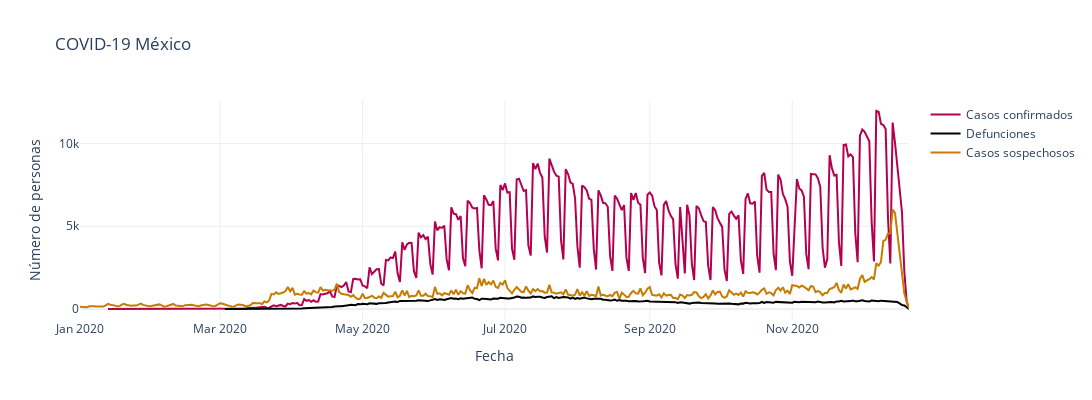

Notebook code for this chart:
### Code cell
# Ploting each line in the same figure ...

# fig_2 = px.line(confirmados_por_fecha, x = "fecha_sintomas", y = "confirmados", width = 1000, height= 300,
#                  labels= dict(fecha_sintomas = "Fecha", confirmados = "Número de personas", name = "Casos confirmados"))

fig_2 = go.Figure()

fig_2.add_trace(go.Scatter(x = confirmados_por_fecha["fecha_ingreso"], y = confirmados_por_fecha["confirmados"], 
                mode = "lines",name = "Casos confirmados", line = dict(color = "#b4004e")) )
fig_2.add_trace(go.Scatter(x = defunciones_por_fecha["fecha_defuncion"], y = defunciones_por_fecha["defunciones"], 
                mode = "lines",name = "Defunciones", line = dict(color = "black") ) )
fig_2.add_trace(go.Scatter(x = sospechosos_por_fecha["fecha_sintomas"], y = sospechosos_por_fecha["sospechosos"],
                mode = "lines", name = "Casos sospechosos", line = dict(color = "#c67c00")))

fig_2.update_xaxes(showgrid = True, title = "Fecha")
fig_2.update_yaxes(showgrid = True , title = "Número de personas")
fig_2.update_layout( width = 1200, height= 400 , title = "COVID-19 México")
fig_2.show()

### Figure 1 — Plotly figure (JSON) as saved in the notebook; plotly's stock layout.template omitted (floating-point values rounded to 4 significant figures; data arrays with more than 128 entries replaced by an {"elided": "..."} marker saying what was removed)
{"data": [{"line": {"color": "#b4004e"}, "mode": "lines", "name": "Casos confirmados", "type": "scatter", "x": {"elided": "303 str values"}, "y": {"elided": "303 int values"}}, {"line": {"color": "black"}, "mode": "lines", "name": "Defunciones", "type": "scatter", "x": {"elided": "280 str values"}, "y": {"elided": "280 int values"}}, {"line": {"color": "#c67c00"}, "mode": "lines", "name": "Casos sospechosos", "type": "scatter", "x": {"elided": "356 str values"}, "y": {"elided": "356 int values"}}], "layout": {"height": 400, "title": {"text": "COVID-19 México"}, "width": 1200, "xaxis": {"showgrid": true, "title": {"text": "Fecha"}}, "yaxis": {"showgrid": true, "title": {"text": "Número de personas"}}}}
